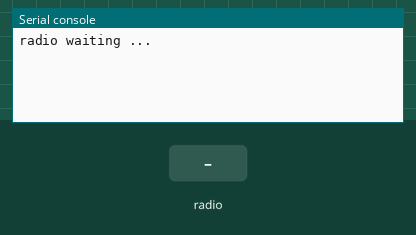
Simulated run of this program. Board: CircuitPython board. Parts: the last lines printed to the serial console. Inputs (shaded band) come from the test bench. No radio messages arrive unless stated (any console line starting 'radio sent:' is added by the test bench); values from a settings file that is not in the repository are placeholders.

Above: at 1.2 s.
1.3 s: radio message "6" arrives
At 2.1 s:
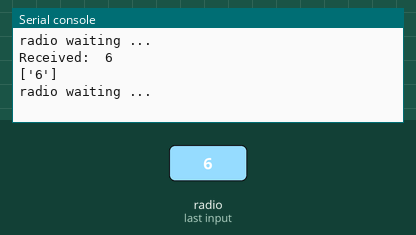
2.8 s: radio message "1" arrives
At 3.3 s:
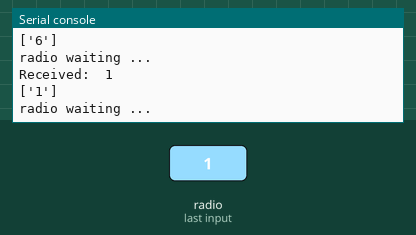

Measured:
- after the input at 1.3 s, the serial console: prints a new line at once (image 1)
- after the input at 2.8 s, the serial console: prints a new line at once (image 2)

The program:

gateway.py
```python
import board
import busio
import digitalio
from digitalio import DigitalInOut
import time
import gc

# Get Wifi and FarmOS details
try:
    from secrets import secrets
except ImportError:
    print("WiFi secrets are kept in secrets.py, please add them there!")
    raise

WIFI_ESSID=secrets['ssid']
WIFI_PASS=secrets['password']
farmos_pubkey=secrets['farmos_pubkey']
farmos_privkey=secrets['farmos_privkey']

base_url= "https://edgecollective.farmos.net/farm/sensor/listener/"

JSON_POST_URL = base_url+farmos_pubkey+"?private_key="+farmos_privkey

# esp32

import adafruit_esp32spi.adafruit_esp32spi_socket as socket
from adafruit_esp32spi import adafruit_esp32spi
import adafruit_requests as requests

esp32_cs = DigitalInOut(board.D10)
esp32_reset = DigitalInOut(board.D11)
esp32_ready = DigitalInOut(board.D9)

esp_spi = busio.SPI(board.SCK, board.MOSI, board.MISO)
esp = adafruit_esp32spi.ESP_SPIcontrol(esp_spi, esp32_cs, esp32_ready, esp32_reset)


def connect(essid,password): # note that these are arguments are b'essid' and b'password'
    print("Connecting to AP...")
    while not esp.is_connected:
        try:
            esp.connect_AP(essid, password)
        except RuntimeError as e:
            print("could not connect to AP, retrying: ",e)
            continue
    print("Connected to", str(esp.ssid, 'utf-8'), "\tRSSI:", esp.rssi)

    # Initialize a requests object with a socket and esp32spi interface
    requests.set_socket(socket, esp)

# lora

import adafruit_rfm9x

TIMEOUT=5

cs = digitalio.DigitalInOut(board.A5)
reset = digitalio.DigitalInOut(board.A4)
rfm9x = adafruit_rfm9x.RFM9x(esp_spi, cs, reset, 915.0)


# main loop

while True:

    gc.collect()


    print("radio waiting ...")
    packet = rfm9x.receive(timeout=TIMEOUT)

    if packet is not None:

        pt = str(packet, 'ascii').strip()
        print("Received: ",pt)

        params=pt.split(",")
        print(params)

        if len(params)==6:

            packetNum = float(params[0].strip('M'))
            depthTemp=float(params[1])
            depthPress=float(params[2])
            surfaceTemp=float(params[3])
            surfacePress=float(params[4])
            vBat=float(params[5].strip('\n\x00'))

            json_data = {"depthTemp":depthTemp,"depthPress":depthPress,"surfaceTemp":surfaceTemp,"surfacePress":surfacePress,"vBat":vBat,"packetNum":packetNum}

            print(json_data)

            print("Posting to ",JSON_POST_URL)

            connect(WIFI_ESSID,WIFI_PASS)
            response = requests.post(JSON_POST_URL, json=json_data)
            response.close()

            print("Done. Sleeping ... ")
            time.sleep(90)


        
```
